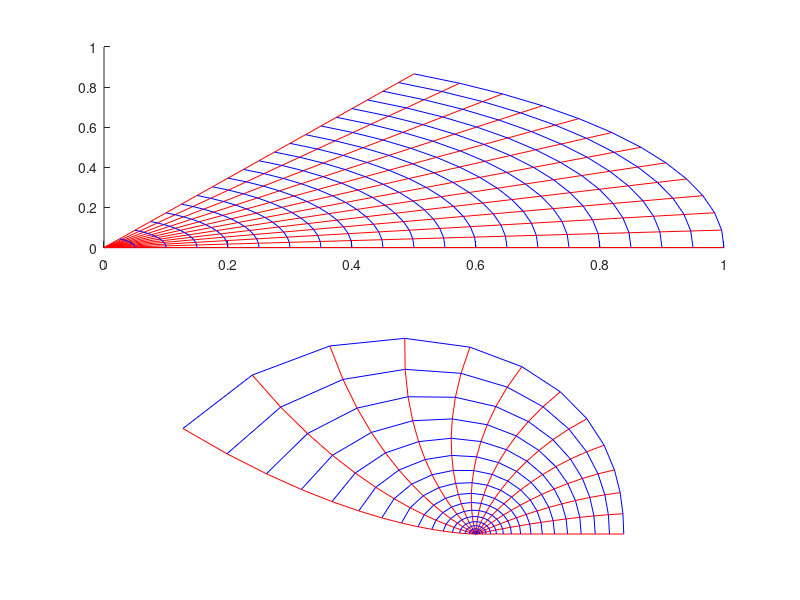

This chart was generated by the following MATLAB code:
clear
th = (0:5:60)*pi/180;
r = 0:0.05:1;
[TH,R] = meshgrid(th,r);
[X,Y] = pol2cart(TH,R);



for x = 1:length(th)
    Z = X(:,x)+1i*Y(:,x);
    tz = sin(Z).^3;
    
    subplot(2,1,1)
    hold on;
    plot(X(:,x),Y(:,x),'r')
    subplot(2,1,2)
    hold on;
    axis off
    plot(real(tz),imag(tz),'r');
end


for y = 1:length(r)
    Z = X(y,:)+1i*Y(y,:);
    tz = sin(Z).^3;
    
    subplot(2,1,1)
    hold on;
    plot(X(y,:),Y(y,:),'b')
    subplot(2,1,2)
    hold on;
    plot(real(tz),imag(tz),'b');
end
    
    
    